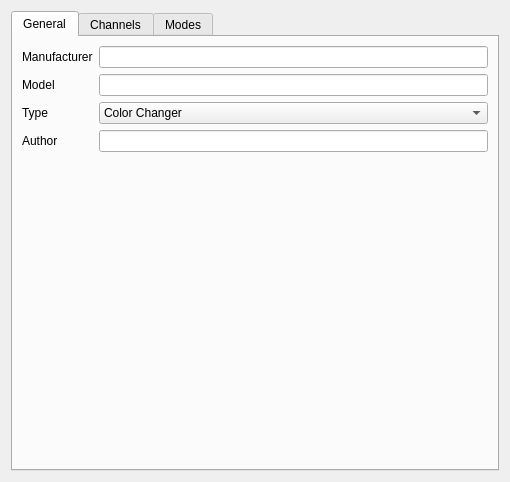
<?xml version="1.0" encoding="UTF-8"?>
<ui version="4.0">
 <class>FixtureEditor</class>
 <widget class="QWidget" name="FixtureEditor">
  <property name="geometry">
   <rect>
    <x>0</x>
    <y>0</y>
    <width>510</width>
    <height>482</height>
   </rect>
  </property>
  <property name="windowTitle">
   <string>Fixture</string>
  </property>
  <layout class="QVBoxLayout" name="verticalLayout">
   <item>
    <widget class="QTabWidget" name="m_tab">
     <property name="currentIndex">
      <number>0</number>
     </property>
     <widget class="QWidget" name="General">
      <attribute name="title">
       <string>General</string>
      </attribute>
      <layout class="QGridLayout" name="gridLayout">
       <item row="0" column="0">
        <widget class="QLabel" name="m_manufacturerLabel">
         <property name="sizePolicy">
          <sizepolicy hsizetype="Preferred" vsizetype="Preferred">
           <horstretch>0</horstretch>
           <verstretch>0</verstretch>
          </sizepolicy>
         </property>
         <property name="text">
          <string>Manufacturer</string>
         </property>
        </widget>
       </item>
       <item row="0" column="1">
        <widget class="QLineEdit" name="m_manufacturerEdit">
         <property name="sizePolicy">
          <sizepolicy hsizetype="Preferred" vsizetype="Fixed">
           <horstretch>0</horstretch>
           <verstretch>0</verstretch>
          </sizepolicy>
         </property>
         <property name="toolTip">
          <string>The manufacturer name for this fixture (e.g. Martin)</string>
         </property>
        </widget>
       </item>
       <item row="1" column="0">
        <widget class="QLabel" name="m_modelLabel">
         <property name="text">
          <string>Model</string>
         </property>
        </widget>
       </item>
       <item row="1" column="1">
        <widget class="QLineEdit" name="m_modelEdit">
         <property name="sizePolicy">
          <sizepolicy hsizetype="Preferred" vsizetype="Fixed">
           <horstretch>0</horstretch>
           <verstretch>0</verstretch>
          </sizepolicy>
         </property>
         <property name="toolTip">
          <string>The model name for this fixture (e.g. MAC250)</string>
         </property>
        </widget>
       </item>
       <item row="2" column="0">
        <widget class="QLabel" name="m_typeLabel">
         <property name="text">
          <string>Type</string>
         </property>
        </widget>
       </item>
       <item row="2" column="1">
        <widget class="QComboBox" name="m_typeCombo">
         <property name="sizePolicy">
          <sizepolicy hsizetype="Preferred" vsizetype="Fixed">
           <horstretch>0</horstretch>
           <verstretch>0</verstretch>
          </sizepolicy>
         </property>
         <property name="toolTip">
          <string>The general type of this fixture</string>
         </property>
         <item>
          <property name="text">
           <string notr="true">Color Changer</string>
          </property>
         </item>
         <item>
          <property name="text">
           <string notr="true">Dimmer</string>
          </property>
         </item>
         <item>
          <property name="text">
           <string notr="true">Effect</string>
          </property>
         </item>
         <item>
          <property name="text">
           <string notr="true">Fan</string>
          </property>
         </item>
         <item>
          <property name="text">
           <string notr="true">Flower</string>
          </property>
         </item>
         <item>
          <property name="text">
           <string notr="true">Hazer</string>
          </property>
         </item>
         <item>
          <property name="text">
           <string notr="true">Laser</string>
          </property>
         </item>
         <item>
          <property name="text">
           <string notr="true">Moving Head</string>
          </property>
         </item>
         <item>
          <property name="text">
           <string notr="true">Other</string>
          </property>
         </item>
         <item>
          <property name="text">
           <string notr="true">Scanner</string>
          </property>
         </item>
         <item>
          <property name="text">
           <string notr="true">Smoke</string>
          </property>
         </item>
         <item>
          <property name="text">
           <string notr="true">Strobe</string>
          </property>
         </item>
        </widget>
       </item>
       <item row="3" column="0">
        <widget class="QLabel" name="m_authorLabel">
         <property name="text">
          <string>Author</string>
         </property>
        </widget>
       </item>
       <item row="3" column="1">
        <widget class="QLineEdit" name="m_authorEdit">
         <property name="toolTip">
          <string>The author name of this fixture definition</string>
         </property>
        </widget>
       </item>
       <item row="4" column="1">
        <spacer>
         <property name="orientation">
          <enum>Qt::Vertical</enum>
         </property>
         <property name="sizeHint" stdset="0">
          <size>
           <width>20</width>
           <height>40</height>
          </size>
         </property>
        </spacer>
       </item>
      </layout>
     </widget>
     <widget class="QWidget" name="Channels">
      <attribute name="title">
       <string>Channels</string>
      </attribute>
      <layout class="QHBoxLayout">
       <item>
        <widget class="QTreeWidget" name="m_channelList">
         <property name="alternatingRowColors">
          <bool>true</bool>
         </property>
         <property name="rootIsDecorated">
          <bool>true</bool>
         </property>
         <property name="itemsExpandable">
          <bool>true</bool>
         </property>
         <property name="allColumnsShowFocus">
          <bool>true</bool>
         </property>
         <property name="expandsOnDoubleClick">
          <bool>false</bool>
         </property>
         <column>
          <property name="text">
           <string>Name</string>
          </property>
         </column>
         <column>
          <property name="text">
           <string>Group</string>
          </property>
         </column>
        </widget>
       </item>
       <item>
        <layout class="QVBoxLayout">
         <item>
          <widget class="QToolButton" name="m_addChannelButton">
           <property name="toolTip">
            <string>Add a channel</string>
           </property>
           <property name="text">
            <string notr="true">...</string>
           </property>
           <property name="icon">
            <iconset resource="../ui/src/qlcui.qrc">
             <normaloff>:/edit_add.png</normaloff>:/edit_add.png</iconset>
           </property>
           <property name="iconSize">
            <size>
             <width>26</width>
             <height>26</height>
            </size>
           </property>
          </widget>
         </item>
         <item>
          <widget class="QToolButton" name="m_removeChannelButton">
           <property name="toolTip">
            <string>Remove the selected channel</string>
           </property>
           <property name="text">
            <string notr="true">...</string>
           </property>
           <property name="icon">
            <iconset resource="../ui/src/qlcui.qrc">
             <normaloff>:/edit_remove.png</normaloff>:/edit_remove.png</iconset>
           </property>
           <property name="iconSize">
            <size>
             <width>26</width>
             <height>26</height>
            </size>
           </property>
          </widget>
         </item>
         <item>
          <widget class="QToolButton" name="m_editChannelButton">
           <property name="toolTip">
            <string>Edit the selected channel</string>
           </property>
           <property name="text">
            <string notr="true">...</string>
           </property>
           <property name="icon">
            <iconset resource="../ui/src/qlcui.qrc">
             <normaloff>:/edit.png</normaloff>:/edit.png</iconset>
           </property>
           <property name="iconSize">
            <size>
             <width>26</width>
             <height>26</height>
            </size>
           </property>
          </widget>
         </item>
         <item>
          <widget class="Line" name="line_2">
           <property name="orientation">
            <enum>Qt::Horizontal</enum>
           </property>
          </widget>
         </item>
         <item>
          <widget class="QToolButton" name="m_copyChannelButton">
           <property name="toolTip">
            <string>Copy the selected channel to the clipboard</string>
           </property>
           <property name="text">
            <string notr="true">...</string>
           </property>
           <property name="icon">
            <iconset resource="../ui/src/qlcui.qrc">
             <normaloff>:/editcopy.png</normaloff>:/editcopy.png</iconset>
           </property>
           <property name="iconSize">
            <size>
             <width>26</width>
             <height>26</height>
            </size>
           </property>
          </widget>
         </item>
         <item>
          <widget class="QToolButton" name="m_pasteChannelButton">
           <property name="toolTip">
            <string>Paste the channel in clipboard to this fixture</string>
           </property>
           <property name="text">
            <string notr="true">...</string>
           </property>
           <property name="icon">
            <iconset resource="../ui/src/qlcui.qrc">
             <normaloff>:/editpaste.png</normaloff>:/editpaste.png</iconset>
           </property>
           <property name="iconSize">
            <size>
             <width>26</width>
             <height>26</height>
            </size>
           </property>
          </widget>
         </item>
         <item>
          <spacer>
           <property name="orientation">
            <enum>Qt::Vertical</enum>
           </property>
           <property name="sizeHint" stdset="0">
            <size>
             <width>20</width>
             <height>40</height>
            </size>
           </property>
          </spacer>
         </item>
         <item>
          <widget class="QToolButton" name="m_expandChannelsButton">
           <property name="toolTip">
            <string>Open/close all channel items</string>
           </property>
           <property name="text">
            <string notr="true">...</string>
           </property>
           <property name="icon">
            <iconset resource="../ui/src/qlcui.qrc">
             <normaloff>:/check.png</normaloff>:/check.png</iconset>
           </property>
           <property name="iconSize">
            <size>
             <width>26</width>
             <height>26</height>
            </size>
           </property>
          </widget>
         </item>
        </layout>
       </item>
      </layout>
     </widget>
     <widget class="QWidget" name="Modes">
      <attribute name="title">
       <string>Modes</string>
      </attribute>
      <layout class="QHBoxLayout">
       <item>
        <widget class="QTreeWidget" name="m_modeList">
         <property name="alternatingRowColors">
          <bool>true</bool>
         </property>
         <property name="rootIsDecorated">
          <bool>true</bool>
         </property>
         <property name="allColumnsShowFocus">
          <bool>true</bool>
         </property>
         <property name="expandsOnDoubleClick">
          <bool>false</bool>
         </property>
         <column>
          <property name="text">
           <string>Name</string>
          </property>
         </column>
         <column>
          <property name="text">
           <string>Channels</string>
          </property>
         </column>
        </widget>
       </item>
       <item>
        <layout class="QVBoxLayout">
         <item>
          <widget class="QToolButton" name="m_addModeButton">
           <property name="toolTip">
            <string>Add a mode</string>
           </property>
           <property name="text">
            <string notr="true">...</string>
           </property>
           <property name="icon">
            <iconset resource="../ui/src/qlcui.qrc">
             <normaloff>:/edit_add.png</normaloff>:/edit_add.png</iconset>
           </property>
           <property name="iconSize">
            <size>
             <width>26</width>
             <height>26</height>
            </size>
           </property>
          </widget>
         </item>
         <item>
          <widget class="QToolButton" name="m_removeModeButton">
           <property name="toolTip">
            <string>Remove the selected mode</string>
           </property>
           <property name="text">
            <string notr="true">...</string>
           </property>
           <property name="icon">
            <iconset resource="../ui/src/qlcui.qrc">
             <normaloff>:/edit_remove.png</normaloff>:/edit_remove.png</iconset>
           </property>
           <property name="iconSize">
            <size>
             <width>26</width>
             <height>26</height>
            </size>
           </property>
          </widget>
         </item>
         <item>
          <widget class="QToolButton" name="m_editModeButton">
           <property name="toolTip">
            <string>Edit the selected mode</string>
           </property>
           <property name="text">
            <string notr="true">...</string>
           </property>
           <property name="icon">
            <iconset resource="../ui/src/qlcui.qrc">
             <normaloff>:/edit.png</normaloff>:/edit.png</iconset>
           </property>
           <property name="iconSize">
            <size>
             <width>26</width>
             <height>26</height>
            </size>
           </property>
          </widget>
         </item>
         <item>
          <widget class="Line" name="line">
           <property name="orientation">
            <enum>Qt::Horizontal</enum>
           </property>
          </widget>
         </item>
         <item>
          <widget class="QToolButton" name="m_cloneModeButton">
           <property name="toolTip">
            <string>Create a copy of the selected mode</string>
           </property>
           <property name="text">
            <string notr="true">...</string>
           </property>
           <property name="icon">
            <iconset resource="../ui/src/qlcui.qrc">
             <normaloff>:/editcopy.png</normaloff>:/editcopy.png</iconset>
           </property>
           <property name="iconSize">
            <size>
             <width>26</width>
             <height>26</height>
            </size>
           </property>
          </widget>
         </item>
         <item>
          <spacer>
           <property name="orientation">
            <enum>Qt::Vertical</enum>
           </property>
           <property name="sizeHint" stdset="0">
            <size>
             <width>20</width>
             <height>40</height>
            </size>
           </property>
          </spacer>
         </item>
         <item>
          <widget class="QToolButton" name="m_expandModesButton">
           <property name="toolTip">
            <string>Open/close all mode items</string>
           </property>
           <property name="text">
            <string notr="true">...</string>
           </property>
           <property name="icon">
            <iconset resource="../ui/src/qlcui.qrc">
             <normaloff>:/check.png</normaloff>:/check.png</iconset>
           </property>
           <property name="iconSize">
            <size>
             <width>26</width>
             <height>26</height>
            </size>
           </property>
          </widget>
         </item>
        </layout>
       </item>
      </layout>
     </widget>
    </widget>
   </item>
  </layout>
 </widget>
 <resources>
  <include location="../ui/src/qlcui.qrc"/>
 </resources>
 <connections/>
</ui>
